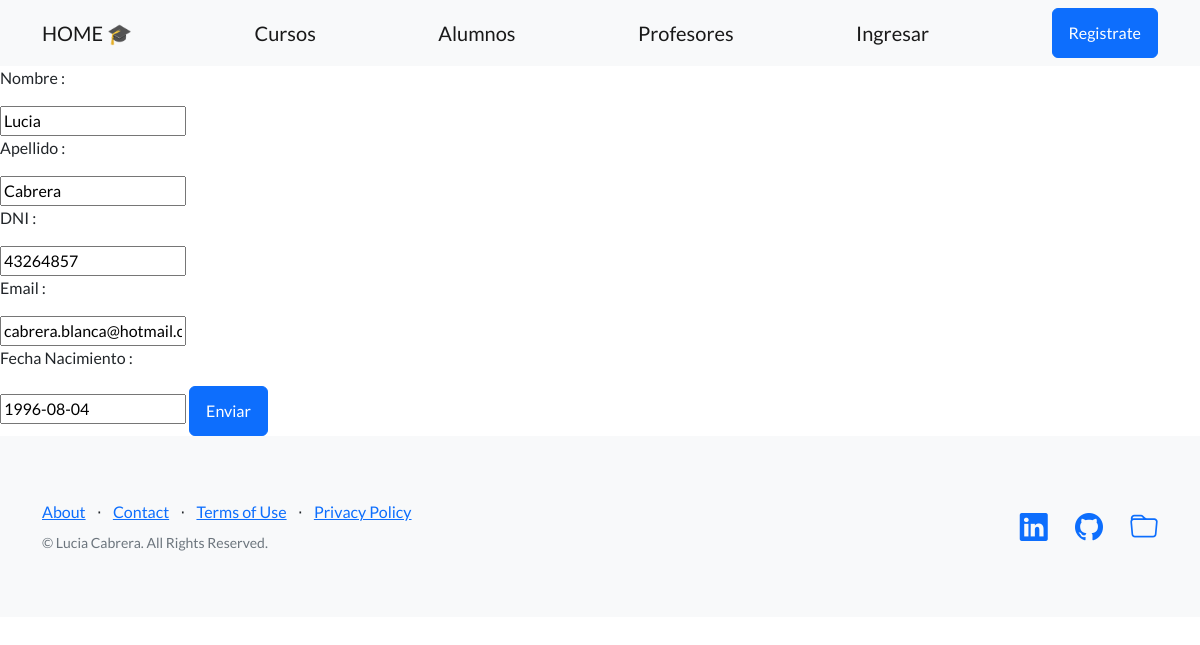
The page /AppCoder/editar_alumnos/1 on the database as committed earlier.
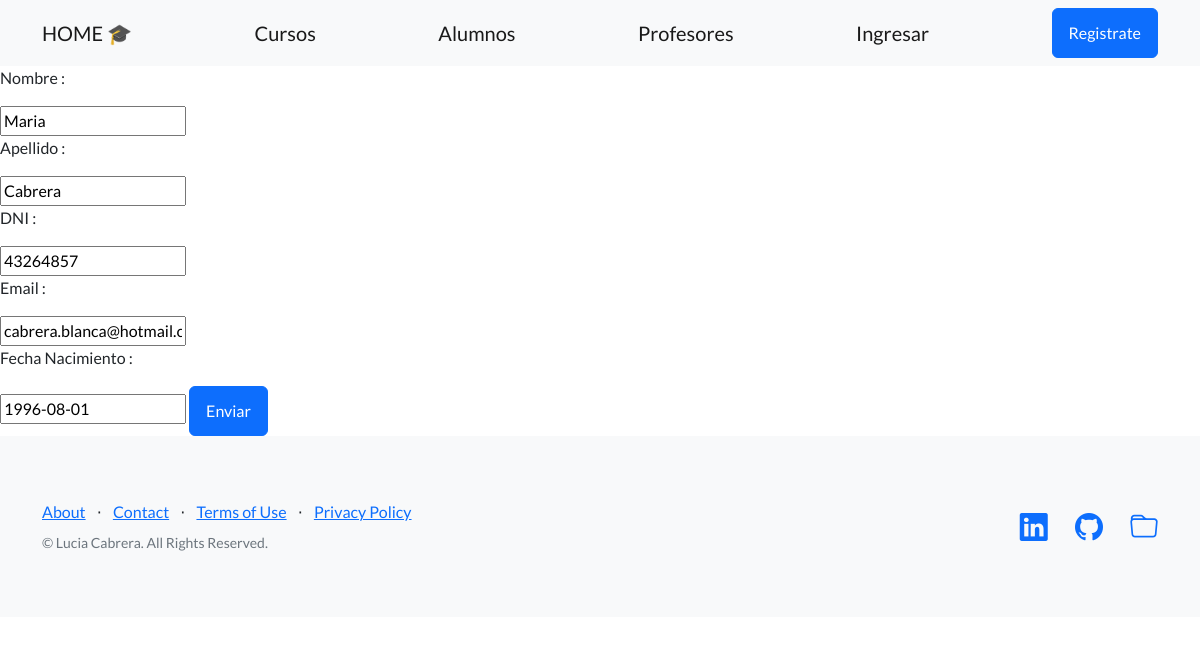
The same page on the database as committed later.
### AppCoder/models.py (models this page shows, shortened)
class Alumno (models.Model):
    apellido = models.CharField(max_length=256)
    nombre = models.CharField(max_length=256)
    dni = models.IntegerField()
    email = models.EmailField()
    fecha_nacimiento = models.DateField( blank=True, null=True)

### AppCoder/views.py (the view)
# urls.py: path('editar_alumnos/<int:id>', views.editar_alumno, name='editar_alumnos'),
def editar_alumno(request , id):
    alumno = Alumno.objects.get(id=id)
    if request.method == "POST":
        mi_formulario = Alumno_formulario( request.POST )
        if mi_formulario.is_valid():
            datos = mi_formulario.cleaned_data
            alumno.apellido = datos["apellido"]
            alumno.nombre = datos["nombre"]
            alumno.dni = datos["dni"]
            alumno.email = datos["email"]
            alumno.fecha_nacimiento = datos["fecha_nacimiento"]
            alumno.save()
            alumno = Alumno.objects.all()
            return render(request , "ver_alumnos.html" , {"alumno":alumno})
    else:
        mi_formulario = Alumno_formulario(initial={"nombre":alumno.nombre , "apellido":alumno.apellido, "dni": alumno.dni, "email": alumno.email, "fecha_nacimiento": alumno.fecha_nacimiento})
    return render( request , "editar_alumnos.html" , {"mi_formulario": mi_formulario , "alumno":alumno})

### AppCoder/forms.py
class Alumno_formulario(forms.Form):
    apellido = forms.CharField(max_length=256)
    nombre = forms.CharField(max_length=256)
    dni = forms.CharField(max_length=9)
    email = forms.EmailField(required=True)
    fecha_nacimiento = forms.DateField(required=True)

### AppCoder/templates/editar_alumnos.html (shortened to what this page needs)
{% extends "padre.html" %}
{% load static %}
{% block contenido %}
    <form action="{% url 'editar_alumnos' alumno.id%}" method="post">
        <p> Nombre : </p>
        {{mi_formulario.nombre}}
        <p> Apellido : </p>
        {{mi_formulario.apellido}}
        <p> DNI : </p>
        {{mi_formulario.dni}}
        <p> Email : </p>
        {{mi_formulario.email}}
        <p> Fecha Nacimiento : </p>
        {{mi_formulario.fecha_nacimiento}}
        <button class="btn btn-primary">Enviar</button>
    </form>
{% endblock %}

Rows that differ between the two databases and show on the page:
changed Alumno "Cabrera": nombre "Lucia" → "Maria"; fecha_nacimiento "1996-08-04" → "1996-08-01"
